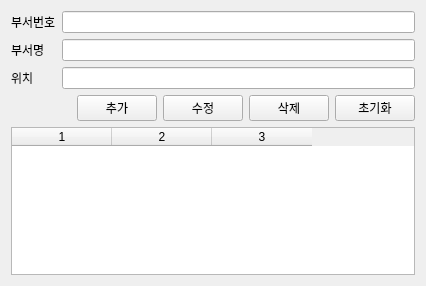
<?xml version="1.0" encoding="UTF-8"?>
<ui version="4.0">
 <class>DepartmentFrom</class>
 <widget class="QWidget" name="DepartmentFrom">
  <property name="geometry">
   <rect>
    <x>0</x>
    <y>0</y>
    <width>426</width>
    <height>286</height>
   </rect>
  </property>
  <property name="windowTitle">
   <string>Form</string>
  </property>
  <layout class="QGridLayout" name="gridLayout">
   <item row="0" column="0">
    <layout class="QFormLayout" name="formLayout">
     <item row="0" column="0">
      <widget class="QLabel" name="lbl_no">
       <property name="text">
        <string>부서번호</string>
       </property>
      </widget>
     </item>
     <item row="0" column="1">
      <widget class="QLineEdit" name="le_no"/>
     </item>
     <item row="1" column="0">
      <widget class="QLabel" name="lbl_name">
       <property name="text">
        <string>부서명</string>
       </property>
      </widget>
     </item>
     <item row="1" column="1">
      <widget class="QLineEdit" name="le_name"/>
     </item>
     <item row="2" column="0">
      <widget class="QLabel" name="lbl_floor">
       <property name="text">
        <string>위치</string>
       </property>
      </widget>
     </item>
     <item row="2" column="1">
      <widget class="QLineEdit" name="le_floor"/>
     </item>
    </layout>
   </item>
   <item row="1" column="0">
    <layout class="QHBoxLayout" name="horizontalLayout">
     <item>
      <spacer name="horizontalSpacer">
       <property name="orientation">
        <enum>Qt::Horizontal</enum>
       </property>
       <property name="sizeHint" stdset="0">
        <size>
         <width>68</width>
         <height>20</height>
        </size>
       </property>
      </spacer>
     </item>
     <item>
      <widget class="QPushButton" name="btn_add">
       <property name="text">
        <string>추가</string>
       </property>
      </widget>
     </item>
     <item>
      <widget class="QPushButton" name="btn_update">
       <property name="text">
        <string>수정</string>
       </property>
      </widget>
     </item>
     <item>
      <widget class="QPushButton" name="btn_del">
       <property name="text">
        <string>삭제</string>
       </property>
      </widget>
     </item>
     <item>
      <widget class="QPushButton" name="btn_init">
       <property name="text">
        <string>초기화</string>
       </property>
      </widget>
     </item>
    </layout>
   </item>
   <item row="2" column="0">
    <widget class="QTableWidget" name="tableWidget">
     <property name="rowCount">
      <number>0</number>
     </property>
     <property name="columnCount">
      <number>3</number>
     </property>
     <column/>
     <column/>
     <column/>
    </widget>
   </item>
  </layout>
 </widget>
 <resources/>
 <connections/>
</ui>
